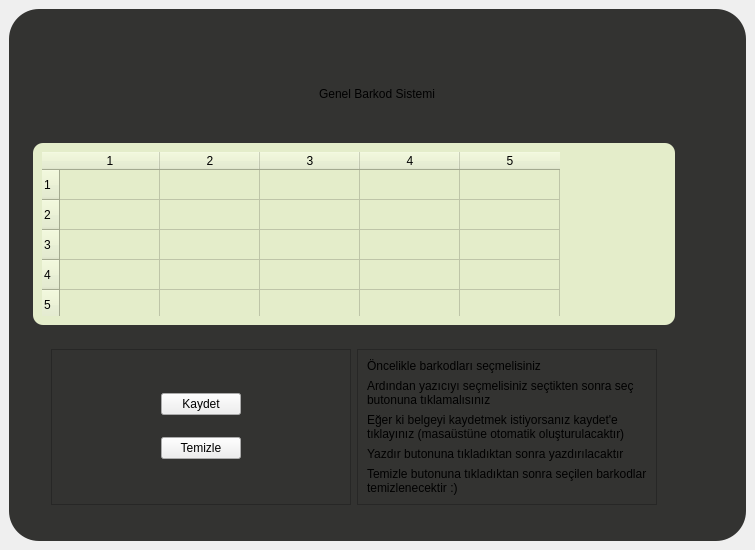
<?xml version="1.0" encoding="UTF-8"?>
<ui version="4.0">
 <class>MainWindow</class>
 <widget class="QMainWindow" name="MainWindow">
  <property name="geometry">
   <rect>
    <x>0</x>
    <y>0</y>
    <width>755</width>
    <height>550</height>
   </rect>
  </property>
  <property name="maximumSize">
   <size>
    <width>762</width>
    <height>550</height>
   </size>
  </property>
  <property name="windowTitle">
   <string>GENEL BARKOD SİSTEMİ</string>
  </property>
  <property name="styleSheet">
   <string notr="true">QLabel {
  
	font: 700 9pt &quot;Microsoft PhagsPa&quot;;

}

QFrame {
	
	background-color: rgb(51, 51, 49)
}

QHeaderView {
 	background-color: transparent;
}


QFrame#frame {
 	 border-radius: 30px;
}

QPushButton {
}</string>
  </property>
  <widget class="QWidget" name="centralwidget">
   <layout class="QHBoxLayout" name="horizontalLayout">
    <item>
     <widget class="QFrame" name="frame">
      <property name="styleSheet">
       <string notr="true"/>
      </property>
      <property name="frameShape">
       <enum>QFrame::Shape::NoFrame</enum>
      </property>
      <property name="frameShadow">
       <enum>QFrame::Shadow::Raised</enum>
      </property>
      <layout class="QVBoxLayout" name="verticalLayout">
       <property name="leftMargin">
        <number>9</number>
       </property>
       <property name="topMargin">
        <number>0</number>
       </property>
       <item>
        <widget class="QFrame" name="frame_16">
         <property name="styleSheet">
          <string notr="true">background-color: none;</string>
         </property>
         <property name="frameShape">
          <enum>QFrame::Shape::NoFrame</enum>
         </property>
         <property name="frameShadow">
          <enum>QFrame::Shadow::Raised</enum>
         </property>
         <layout class="QHBoxLayout" name="horizontalLayout_7">
          <property name="topMargin">
           <number>7</number>
          </property>
          <property name="rightMargin">
           <number>4</number>
          </property>
         </layout>
        </widget>
       </item>
       <item>
        <widget class="QFrame" name="frame_12">
         <property name="frameShape">
          <enum>QFrame::Shape::NoFrame</enum>
         </property>
         <property name="frameShadow">
          <enum>QFrame::Shadow::Raised</enum>
         </property>
         <layout class="QVBoxLayout" name="verticalLayout_6">
          <item>
           <widget class="QFrame" name="frame_14">
            <property name="frameShape">
             <enum>QFrame::Shape::NoFrame</enum>
            </property>
            <property name="frameShadow">
             <enum>QFrame::Shadow::Raised</enum>
            </property>
            <layout class="QVBoxLayout" name="verticalLayout_8">
             <item alignment="Qt::AlignmentFlag::AlignHCenter">
              <widget class="QLabel" name="label">
               <property name="text">
                <string/>
               </property>
               <property name="pixmap">
                <pixmap resource="../resources/resource.qrc">:/main/db.png</pixmap>
               </property>
              </widget>
             </item>
            </layout>
           </widget>
          </item>
          <item>
           <widget class="QFrame" name="frame_13">
            <property name="frameShape">
             <enum>QFrame::Shape::NoFrame</enum>
            </property>
            <property name="frameShadow">
             <enum>QFrame::Shadow::Raised</enum>
            </property>
            <layout class="QVBoxLayout" name="verticalLayout_9">
             <item alignment="Qt::AlignmentFlag::AlignHCenter">
              <widget class="QLabel" name="label_2">
               <property name="text">
                <string>Genel Barkod Sistemi</string>
               </property>
              </widget>
             </item>
            </layout>
           </widget>
          </item>
         </layout>
        </widget>
       </item>
       <item>
        <widget class="QFrame" name="frame_2">
         <property name="frameShape">
          <enum>QFrame::Shape::NoFrame</enum>
         </property>
         <property name="frameShadow">
          <enum>QFrame::Shadow::Raised</enum>
         </property>
         <layout class="QVBoxLayout" name="verticalLayout_2">
          <property name="spacing">
           <number>0</number>
          </property>
          <property name="leftMargin">
           <number>0</number>
          </property>
          <property name="rightMargin">
           <number>0</number>
          </property>
          <property name="bottomMargin">
           <number>0</number>
          </property>
          <item>
           <widget class="QFrame" name="frame_3">
            <property name="maximumSize">
             <size>
              <width>666</width>
              <height>437</height>
             </size>
            </property>
            <property name="styleSheet">
             <string notr="true"/>
            </property>
            <property name="frameShape">
             <enum>QFrame::Shape::NoFrame</enum>
            </property>
            <property name="frameShadow">
             <enum>QFrame::Shadow::Raised</enum>
            </property>
            <layout class="QVBoxLayout" name="verticalLayout_3">
             <property name="leftMargin">
              <number>15</number>
             </property>
             <property name="rightMargin">
              <number>9</number>
             </property>
             <item>
              <widget class="QFrame" name="frame_4">
               <property name="styleSheet">
                <string notr="true">background-color: rgb(228, 237, 202);
border-radius: 10px;</string>
               </property>
               <property name="frameShape">
                <enum>QFrame::Shape::NoFrame</enum>
               </property>
               <property name="frameShadow">
                <enum>QFrame::Shadow::Raised</enum>
               </property>
               <layout class="QHBoxLayout" name="horizontalLayout_3">
                <item>
                 <widget class="QTableWidget" name="tableWidget">
                  <property name="sizePolicy">
                   <sizepolicy hsizetype="Preferred" vsizetype="Preferred">
                    <horstretch>0</horstretch>
                    <verstretch>0</verstretch>
                   </sizepolicy>
                  </property>
                  <property name="maximumSize">
                   <size>
                    <width>16777214</width>
                    <height>16777215</height>
                   </size>
                  </property>
                  <property name="styleSheet">
                   <string notr="true">border-radius: 30px;</string>
                  </property>
                  <property name="frameShape">
                   <enum>QFrame::Shape::NoFrame</enum>
                  </property>
                  <property name="verticalScrollBarPolicy">
                   <enum>Qt::ScrollBarPolicy::ScrollBarAlwaysOff</enum>
                  </property>
                  <property name="horizontalScrollBarPolicy">
                   <enum>Qt::ScrollBarPolicy::ScrollBarAlwaysOff</enum>
                  </property>
                  <property name="editTriggers">
                   <set>QAbstractItemView::EditTrigger::NoEditTriggers</set>
                  </property>
                  <property name="selectionBehavior">
                   <enum>QAbstractItemView::SelectionBehavior::SelectColumns</enum>
                  </property>
                  <property name="showGrid">
                   <bool>true</bool>
                  </property>
                  <property name="rowCount">
                   <number>40</number>
                  </property>
                  <property name="columnCount">
                   <number>5</number>
                  </property>
                  <attribute name="horizontalHeaderVisible">
                   <bool>true</bool>
                  </attribute>
                  <attribute name="horizontalHeaderHighlightSections">
                   <bool>false</bool>
                  </attribute>
                  <attribute name="verticalHeaderCascadingSectionResizes">
                   <bool>true</bool>
                  </attribute>
                  <row/>
                  <row/>
                  <row/>
                  <row/>
                  <row/>
                  <row/>
                  <row/>
                  <row/>
                  <row/>
                  <row/>
                  <row/>
                  <row/>
                  <row/>
                  <row/>
                  <row/>
                  <row/>
                  <row/>
                  <row/>
                  <row/>
                  <row/>
                  <row/>
                  <row/>
                  <row/>
                  <row/>
                  <row/>
                  <row/>
                  <row/>
                  <row/>
                  <row/>
                  <row/>
                  <row/>
                  <row/>
                  <row/>
                  <row/>
                  <row/>
                  <row/>
                  <row/>
                  <row/>
                  <row/>
                  <row/>
                  <column/>
                  <column/>
                  <column/>
                  <column/>
                  <column/>
                 </widget>
                </item>
               </layout>
              </widget>
             </item>
             <item>
              <widget class="QFrame" name="frame_5">
               <property name="frameShape">
                <enum>QFrame::Shape::NoFrame</enum>
               </property>
               <property name="frameShadow">
                <enum>QFrame::Shadow::Raised</enum>
               </property>
               <layout class="QHBoxLayout" name="horizontalLayout_2">
                <item>
                 <widget class="QFrame" name="frame_6">
                  <property name="sizePolicy">
                   <sizepolicy hsizetype="Preferred" vsizetype="Ignored">
                    <horstretch>0</horstretch>
                    <verstretch>0</verstretch>
                   </sizepolicy>
                  </property>
                  <property name="maximumSize">
                   <size>
                    <width>630</width>
                    <height>204</height>
                   </size>
                  </property>
                  <property name="frameShape">
                   <enum>QFrame::Shape::NoFrame</enum>
                  </property>
                  <property name="frameShadow">
                   <enum>QFrame::Shadow::Raised</enum>
                  </property>
                  <layout class="QHBoxLayout" name="horizontalLayout_4">
                   <item>
                    <widget class="QFrame" name="frame_8">
                     <property name="sizePolicy">
                      <sizepolicy hsizetype="Ignored" vsizetype="Preferred">
                       <horstretch>0</horstretch>
                       <verstretch>0</verstretch>
                      </sizepolicy>
                     </property>
                     <property name="maximumSize">
                      <size>
                       <width>303</width>
                       <height>186</height>
                      </size>
                     </property>
                     <property name="frameShape">
                      <enum>QFrame::Shape::StyledPanel</enum>
                     </property>
                     <property name="frameShadow">
                      <enum>QFrame::Shadow::Raised</enum>
                     </property>
                     <layout class="QHBoxLayout" name="horizontalLayout_5">
                      <property name="spacing">
                       <number>0</number>
                      </property>
                      <property name="sizeConstraint">
                       <enum>QLayout::SizeConstraint::SetDefaultConstraint</enum>
                      </property>
                      <item alignment="Qt::AlignmentFlag::AlignHCenter">
                       <widget class="QFrame" name="frame_9">
                        <property name="frameShape">
                         <enum>QFrame::Shape::NoFrame</enum>
                        </property>
                        <property name="frameShadow">
                         <enum>QFrame::Shadow::Raised</enum>
                        </property>
                        <layout class="QHBoxLayout" name="horizontalLayout_6">
                         <item>
                          <widget class="QFrame" name="frame_11">
                           <property name="frameShape">
                            <enum>QFrame::Shape::NoFrame</enum>
                           </property>
                           <property name="frameShadow">
                            <enum>QFrame::Shadow::Raised</enum>
                           </property>
                           <layout class="QVBoxLayout" name="verticalLayout_5">
                            <item>
                             <widget class="QPushButton" name="save_btn">
                              <property name="text">
                               <string>Kaydet</string>
                              </property>
                             </widget>
                            </item>
                            <item>
                             <widget class="QPushButton" name="pushButton_2">
                              <property name="text">
                               <string>Temizle</string>
                              </property>
                             </widget>
                            </item>
                           </layout>
                          </widget>
                         </item>
                        </layout>
                       </widget>
                      </item>
                     </layout>
                    </widget>
                   </item>
                   <item alignment="Qt::AlignmentFlag::AlignRight">
                    <widget class="QFrame" name="frame_7">
                     <property name="frameShape">
                      <enum>QFrame::Shape::StyledPanel</enum>
                     </property>
                     <property name="frameShadow">
                      <enum>QFrame::Shadow::Raised</enum>
                     </property>
                     <layout class="QVBoxLayout" name="verticalLayout_7">
                      <item>
                       <widget class="QLabel" name="label_3">
                        <property name="text">
                         <string>Öncelikle barkodları seçmelisiniz</string>
                        </property>
                       </widget>
                      </item>
                      <item>
                       <widget class="QLabel" name="label_4">
                        <property name="text">
                         <string>Ardından yazıcıyı seçmelisiniz seçtikten sonra seç butonuna tıklamalısınız</string>
                        </property>
                        <property name="scaledContents">
                         <bool>true</bool>
                        </property>
                        <property name="wordWrap">
                         <bool>true</bool>
                        </property>
                       </widget>
                      </item>
                      <item>
                       <widget class="QLabel" name="label_7">
                        <property name="text">
                         <string>Eğer ki belgeyi kaydetmek istiyorsanız kaydet'e tıklayınız (masaüstüne otomatik oluşturulacaktır)</string>
                        </property>
                        <property name="wordWrap">
                         <bool>true</bool>
                        </property>
                       </widget>
                      </item>
                      <item>
                       <widget class="QLabel" name="label_5">
                        <property name="text">
                         <string>Yazdır butonuna tıkladıktan sonra yazdırılacaktır</string>
                        </property>
                        <property name="wordWrap">
                         <bool>true</bool>
                        </property>
                       </widget>
                      </item>
                      <item>
                       <widget class="QLabel" name="label_6">
                        <property name="text">
                         <string>Temizle butonuna tıkladıktan sonra seçilen barkodlar temizlenecektir :)</string>
                        </property>
                        <property name="wordWrap">
                         <bool>true</bool>
                        </property>
                       </widget>
                      </item>
                     </layout>
                    </widget>
                   </item>
                  </layout>
                 </widget>
                </item>
               </layout>
              </widget>
             </item>
            </layout>
           </widget>
          </item>
         </layout>
        </widget>
       </item>
      </layout>
     </widget>
    </item>
   </layout>
  </widget>
 </widget>
 <resources>
  <include location="../resources/resource.qrc"/>
 </resources>
 <connections/>
</ui>
